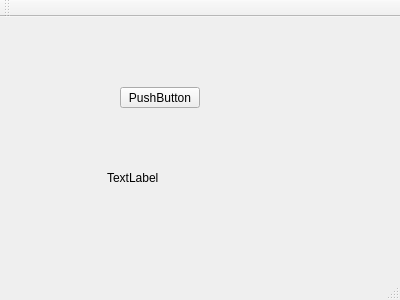
<?xml version="1.0" encoding="UTF-8"?>
<ui version="4.0">
 <class>MainWindow</class>
 <widget class="QMainWindow" name="MainWindow">
  <property name="geometry">
   <rect>
    <x>0</x>
    <y>0</y>
    <width>400</width>
    <height>300</height>
   </rect>
  </property>
  <property name="windowTitle">
   <string>MainWindow</string>
  </property>
  <widget class="QWidget" name="centralWidget">
   <widget class="QPushButton" name="value">
    <property name="geometry">
     <rect>
      <x>120</x>
      <y>70</y>
      <width>80</width>
      <height>21</height>
     </rect>
    </property>
    <property name="text">
     <string>PushButton</string>
    </property>
   </widget>
   <widget class="QLabel" name="label">
    <property name="geometry">
     <rect>
      <x>107</x>
      <y>140</y>
      <width>101</width>
      <height>41</height>
     </rect>
    </property>
    <property name="text">
     <string>TextLabel</string>
    </property>
   </widget>
  </widget>
  <widget class="QMenuBar" name="menuBar">
   <property name="geometry">
    <rect>
     <x>0</x>
     <y>0</y>
     <width>400</width>
     <height>19</height>
    </rect>
   </property>
  </widget>
  <widget class="QToolBar" name="mainToolBar">
   <attribute name="toolBarArea">
    <enum>TopToolBarArea</enum>
   </attribute>
   <attribute name="toolBarBreak">
    <bool>false</bool>
   </attribute>
  </widget>
  <widget class="QStatusBar" name="statusBar"/>
 </widget>
 <layoutdefault spacing="6" margin="11"/>
 <resources/>
 <connections/>
</ui>
